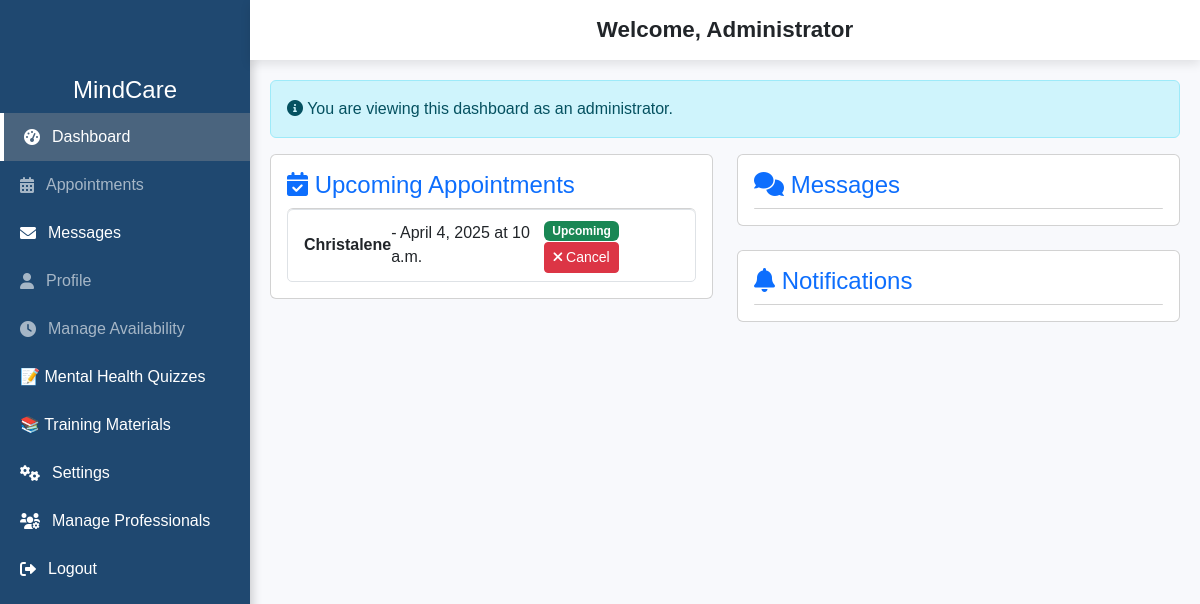
/professional_dashboard (signed in), run on the app's committed database.
### myapp/models.py (models this page shows, shortened)
class Appointment(models.Model):
    user = models.ForeignKey(User, on_delete=models.CASCADE)  # Ensuring user is linked to appointment
    professional = models.ForeignKey('Professional', on_delete=models.CASCADE)
    date = models.DateField()
    time = models.TimeField()
    reason = models.TextField()
    created_at = models.DateTimeField(auto_now_add=True)

### myapp/views.py (the view, shortened to what this page needs)
# urls.py: path("professional_dashboard", views.professional_dashboard, name="professional_dashboard"),
@login_required
def professional_dashboard(request):
    if request.user.is_staff or request.user.is_superuser:
        current_datetime = now()  # Get current date and time
        upcoming_appointments = Appointment.objects.filter(
            status='Upcoming'
        ).filter(
            date__gt=current_datetime.date()  # Appointments in future dates
        ).union(
            Appointment.objects.filter(
                status='Upcoming',
                date=current_datetime.date(),  # Include today's appointments
                time__gt=current_datetime.time()  # Only future times
            )
        ).order_by('date', 'time')
        messages = Message.objects.filter(
            receiver__user__is_staff=False  # Messages to non-admin professionals
        ).order_by('-timestamp')
        notifications = Notification.objects.filter(
            recipient=request.user
        ).order_by("-created_at")
        return render(request, 'professional_dashboard.html', {
            'is_admin': True,  # Flag to identify admin in template
            'upcoming_appointments': upcoming_appointments,
            'messages': messages,
            'notifications': notifications,
            'current_datetime': current_datetime
        })

### myapp/templates/professional_dashboard.html (shortened to what this page needs)
{% load static %}
<!DOCTYPE html>
<html lang="en">
<head>
    <link rel="stylesheet" href="https://cdnjs.cloudflare.com/ajax/libs/font-awesome/6.0.0/css/all.min.css">
    <link rel="stylesheet" href="https://cdn.jsdelivr.net/npm/bootstrap@5.3.0/dist/css/bootstrap.min.css">
    <link rel="stylesheet" href="{% static 'assets/css/style.css' %}">
</head>
<body>
<div class="wrapper">
    <div class="sidebar">
        <h4 class="text-center text-white mt-3" id="sidebar-title">MindCare</h4>
        <a href="{% url 'professional_dashboard' %}" class="active" id="dashboard-link"><i class="fas fa-tachometer-alt"></i> Dashboard</a>
        {% if is_admin %}
            <a href="#" id="appointments-link" class="disabled" style="opacity: 0.6;"><i class="fas fa-calendar-alt"></i> Appointments</a>
            <a href="{% url 'anonymous_chat' %}" id="messages-link"><i class="fas fa-envelope"></i> Messages</a>
            <a href="#" id="profile-link" class="disabled" style="opacity: 0.6;"><i class="fas fa-user"></i> Profile</a>
            <a href="#" id="manage-availability-link" class="disabled" style="opacity: 0.6;"><i class="fas fa-clock"></i> Manage Availability</a>
        {% endif %}
        <a href="{% url 'quizzes' %}" id="mental-health-quizzes">📝 Mental Health Quizzes</a>
        <a href="{% url 'training_materials' %}" id="training-materials">📚 Training Materials</a>
        <a href="{% url 'settings_professional' %}" id="settings-link"><i class="fas fa-cogs"></i> Settings</a>
        {% if user.is_superuser %}
        <a href="{% url 'manage_professionals' %}" id="manage-professionals-link">
            <i class="fas fa-users-cog"></i> Manage Professionals
        </a>
        {% endif %}
        <a href="{% url 'logout' %}" id="logout-link"><i class="fas fa-sign-out-alt"></i> Logout</a>
    </div>
    <header class="header">
        <span id="welcome-message">
            {% if is_admin %}
                Welcome, Administrator
            {% else %}
                Welcome, {{ professional.name }}
            {% endif %}
        </span>
    </header>
    <div class="content">
        {% if is_admin %}
        <div class="alert alert-info">
            <i class="fas fa-info-circle"></i> You are viewing this dashboard as an administrator.
        </div>
        {% endif %}
        <div class="row">
            <div class="col-lg-6">
                <div class="card p-3 mb-4">
                    <h4 class="text-primary"><i class="fas fa-calendar-check"></i> Upcoming Appointments</h4>
                    <ul class="list-group" id="appointment-list">
                        {% for appointment in upcoming_appointments %}
                            <li class="list-group-item d-flex justify-content-between align-items-center appointment-row {% if forloop.counter > 10 %}hidden{% endif %}">
                                <strong>{{ appointment.client.username }}</strong> - {{ appointment.date }} at {{ appointment.time }}
                                <div>
                                    <span class="badge bg-success">Upcoming</span>
                                    <form method="POST" action="{% url 'remove_appointment' appointment.id %}" style="display:inline;">
                                        <button type="submit" class="btn btn-danger btn-sm">
                                            <i class="fas fa-times"></i> Cancel
                                        </button>
                                    </form>
                                </div>
                            </li>
                        {% endfor %}
                    </ul>
                </div>
            </div>
            <div class="col-lg-6">
                <div class="card p-3 mb-4">
                    <h4 class="text-primary"><i class="fas fa-comments"></i> Messages</h4>
                    <ul class="list-group" id="message-list">
                    </ul>
                </div>
                <div class="card p-3 mb-4">
                    <h4 class="text-primary"><i class="fas fa-bell"></i> Notifications</h4>
                    <ul class="list-group" id="notification-list">
                    </ul>
                </div>
            </div>
        </div>
    </div>
</div>
</body>
</html>

### myapp/templates/professional_dashboard.html (style rules this page uses)
body { background-color: #f8f9fc; font-family: 'Poppins', sans-serif; }
.wrapper { display: flex; height: 100vh; }
.sidebar { width: 250px; background-color: #1f4870; color: white; position: fixed; height: 100vh; padding-top: 60px; box-shadow: 2px 0 10px rgba(0, 0, 0, 0.2); transition: width 0.3s; }
.sidebar a { display: flex; align-items: center; padding: 12px 20px; font-size: 16px; color: white; text-decoration: none; transition: 0.3s ease-in-out; }
.sidebar a i { margin-right: 12px; }
.sidebar a:hover, .sidebar a.active { background-color: #4a647e; border-left: 4px solid white; }
.header { background-color: #ffffff; width: calc(100% - 250px); height: 60px; position: fixed; top: 0; left: 250px; display: flex; align-items: center; justify-content: center; font-size: 1.4rem; font-weight: 600; box-shadow: 0px 4px 10px rgba(0, 0, 0, 0.1); z-index: 1000; }
.content { margin-left: 250px; padding: 20px; width: calc(100% - 250px); margin-top: 60px; overflow-y: auto; max-height: calc(100vh - 60px); }
.disabled { pointer-events: none; }

### data on the page
Appointment: client.username "Christalene", date "April 4, 2025", time "10 a.m."
